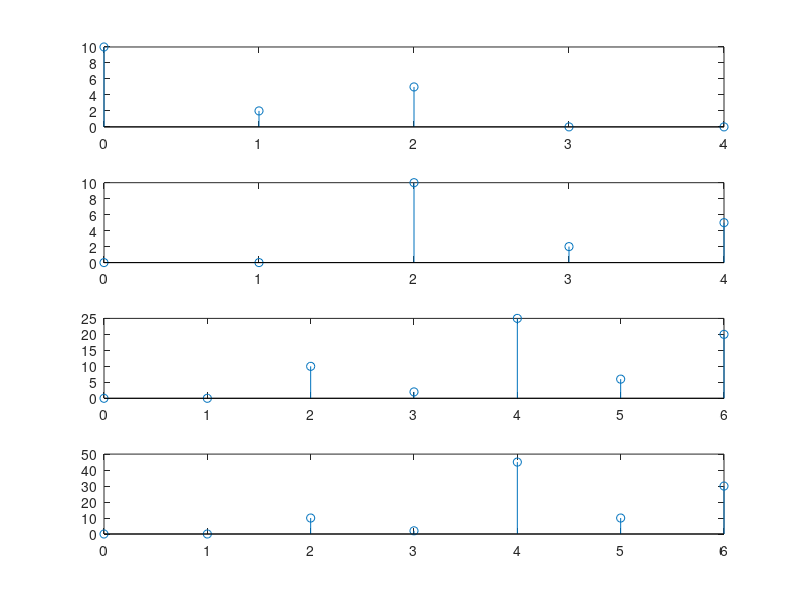

MATLAB code for this plot:
% verification of causality and non-causality system
clc
clear all
k=2;%delay
n=0:2+k;
x=[10 2 5 zeros(1,k)]; %x(n)
subplot(411)
stem(n,x)
xdelay=[zeros(1,k) x(1:3)]; %x(n-2)
subplot(412)
stem(n,xdelay)
y=x+n.*xdelay;  %y(n)=x(n)+n*x(n-2)
% delayed output y'(n)=x(n-k)+(n-k)*x(n-k-2)
nk=(0:length(n)-1+k)-k;
ydelayed=[xdelay zeros(1,k)]+nk.*[zeros(1,k) xdelay]  
subplot(413)
stem(0:length(ydelayed)-1,ydelayed)
n1=(0:length(n)-1+k);
ydin=[xdelay zeros(1,k)]+n1.*[zeros(1,k) xdelay]  % output due to delayed input 
subplot(414)
stem(0:length(ydin)-1,ydin)
%%ydelayed is not equal system is non causal
